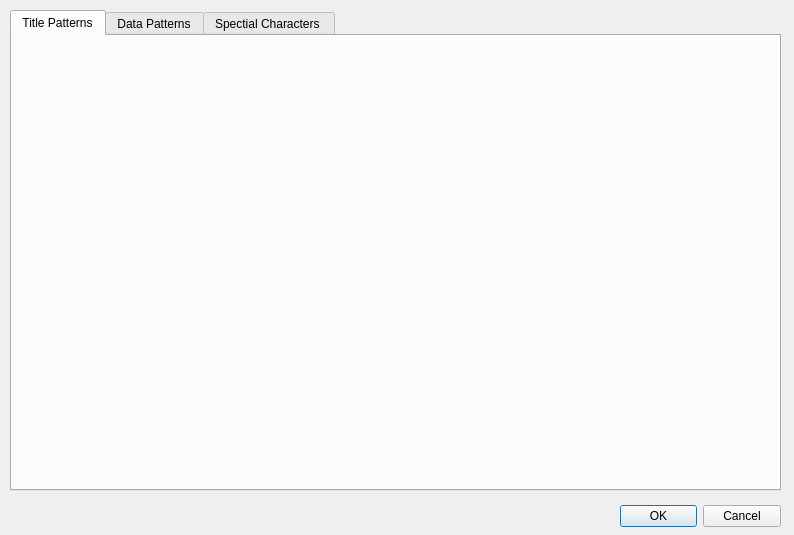
<?xml version="1.0" encoding="UTF-8"?>
<ui version="4.0">
 <class>IcvRegExp</class>
 <widget class="QWidget" name="IcvRegExp">
  <property name="geometry">
   <rect>
    <x>0</x>
    <y>0</y>
    <width>794</width>
    <height>535</height>
   </rect>
  </property>
  <property name="windowTitle">
   <string>IcvRegExp</string>
  </property>
  <widget class="QTabWidget" name="tabRegExp">
   <property name="geometry">
    <rect>
     <x>10</x>
     <y>10</y>
     <width>771</width>
     <height>481</height>
    </rect>
   </property>
   <property name="currentIndex">
    <number>0</number>
   </property>
   <widget class="QWidget" name="tabTitlePattern">
    <attribute name="title">
     <string>Title Patterns</string>
    </attribute>
   </widget>
   <widget class="QWidget" name="tabDataPattern">
    <attribute name="title">
     <string>Data Patterns</string>
    </attribute>
   </widget>
   <widget class="QWidget" name="tabSpecChar">
    <attribute name="title">
     <string>Spectial Characters </string>
    </attribute>
   </widget>
  </widget>
  <widget class="QDialogButtonBox" name="buttonBox">
   <property name="geometry">
    <rect>
     <x>620</x>
     <y>500</y>
     <width>161</width>
     <height>32</height>
    </rect>
   </property>
   <property name="orientation">
    <enum>Qt::Horizontal</enum>
   </property>
   <property name="standardButtons">
    <set>QDialogButtonBox::Cancel|QDialogButtonBox::Ok</set>
   </property>
  </widget>
  <zorder>buttonBox</zorder>
  <zorder>tabRegExp</zorder>
 </widget>
 <layoutdefault spacing="6" margin="11"/>
 <resources/>
 <connections/>
</ui>
